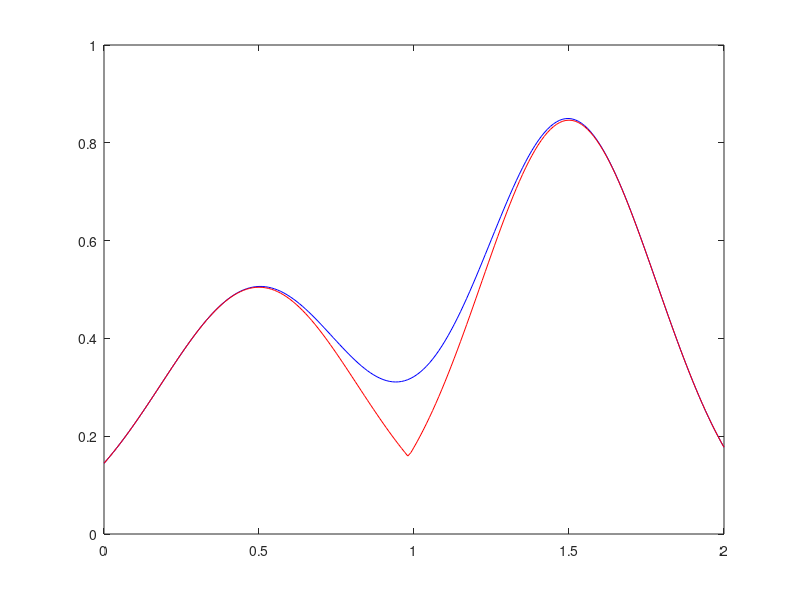

Recreate this plot in MATLAB.
%% parameters
mu = [0.5 1.5];
sigma = [0.1 0.08];
w = [0.4 0.6];

%% GMM
x = 0:0.01:2;
y = zeros(numel(x), 1);
for i=1:numel(mu)
    y = y + w(i) * mvnpdf(x', mu(i), sigma(i));
end
plot(x, y, 'b-');
hold on;
%% max mixture
x = 0:0.01:2;
y = zeros(numel(x), 1);
for i=1:numel(mu)
    y = max(y, w(i) * mvnpdf(x', mu(i), sigma(i)))
end
plot(x, y, 'r-')